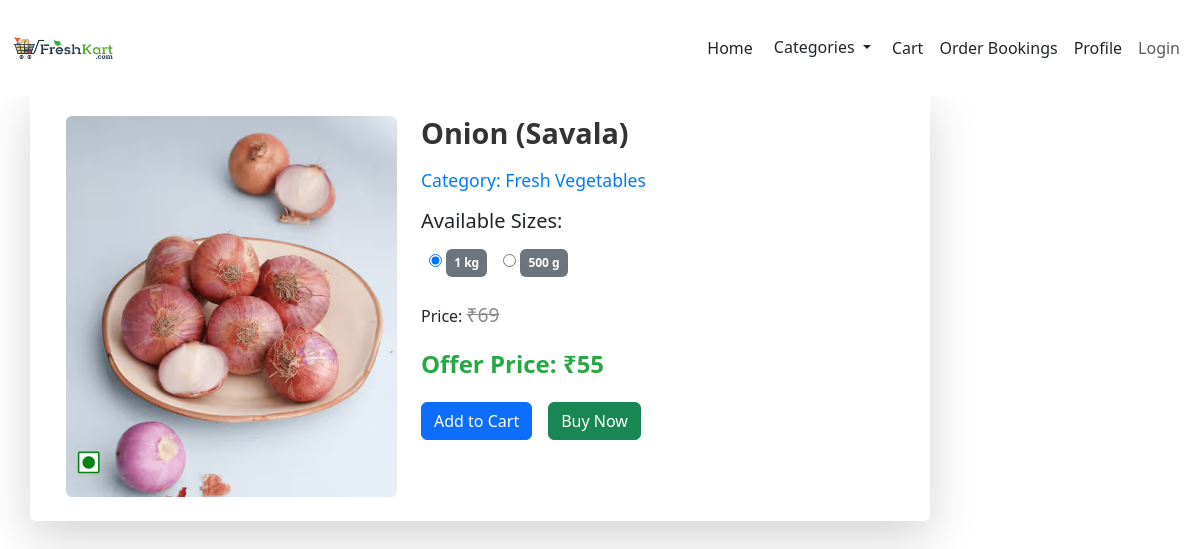
Page /viewpro/2 on the committed database.
### store/models.py (models this page shows, shortened)
class Product(models.Model):
    pid=models.TextField()
    name=models.TextField()
    des=models.TextField()
    category=models.ForeignKey(Category,on_delete=models.CASCADE)
    img=models.FileField()

class Category(models.Model):
    category=models.TextField()

class Details(models.Model):
    product=models.ForeignKey(Product,on_delete=models.CASCADE)
    weight=models.TextField()
    price=models.IntegerField()
    off_price=models.IntegerField()
    stock=models.IntegerField()
    discount = models.DecimalField(max_digits=5, decimal_places=2, default=0.00)

### store/views.py (the view)
# urls.py: path('viewpro/<pid>',views.view_pro),
def view_pro(req,pid):
        data=Product.objects.get(pk=pid)
        data1=Details.objects.filter(product=pid)
        data2=Details.objects.get(product=pid,pk=data1[0].pk)
        cat=Category.objects.all()
        if req.GET.get('dis'):
                dis=req.GET.get('dis')
                data2=Details.objects.get(product=pid,pk=dis)
        return render(req,'user/view_product.html',{'data':data,'data1':data1,'data2':data2,'cat':cat})

### template/user/view_product.html (shortened to what this page needs)
<!DOCTYPE html>
<html lang="en">
<head>
  {% load static %}
  <link rel="stylesheet" href="{% static 'css/view_product.css' %}">
  <link href="https://cdn.jsdelivr.net/npm/bootstrap@5.3.3/dist/css/bootstrap.min.css" rel="stylesheet">
    <link rel="stylesheet" href="https://cdnjs.cloudflare.com/ajax/libs/font-awesome/6.7.2/css/all.min.css" />
</head>
<body>
  <nav class="  navbar navbar-expand-sm bg-white navbar-white fixed-top ">
    <div class="container-fluid">
      <a href="shop_home"><img src="{% static 'images/logo.jpg' %}" alt="Logo" class="img-fluid" style="height: 80px; width: auto;"></a><br>
      <div class="collapse navbar-collapse justify-content-end " id="collapsibleNavbar">
        <ul class="navbar-nav">
          <li class="nav-item">
            <a class="nav-link  active text-dark" href="../">Home</a>
          </li>
          <li>
            <div class="dropdown">
                <button type="button" class="btn btn-white text-dark btt-1 dropdown-toggle" data-bs-toggle="dropdown">
                    Categories
                </button>
            </div>
        </li>
          <li class="nav-item ">
            <a class="nav-link text-dark " href="cart">Cart</a>
          </li>
          <li class="nav-item  ">
            <a class="nav-link text-dark" href="user_book">Order Bookings</a>
          </li>
          <li class="nav-item  ">
            <a class="nav-link text-dark" href="../Address">Profile</a>
          </li>
          {% if user.is_authenticated %}
            <li class="nav-item"><a class="nav-link" href="logout">Logout</a></li>
          {% else %}
            <li class="nav-item"><a class="nav-link" href="login">Login</a></li>
          {% endif %}
        </ul>
      </div>
    </div>
  </nav>
    <div class="container mt-5" style="border-top-width: 44px;border-top-style: solid;">
      <div class="product-container row bg-white p-4 rounded shadow-lg">
          <div class="col-md-5 text-center">
              <img src="{{data.img.url}}" alt="Product Image" class="img-fluid rounded">
          </div>
          <div class="col-md-7">
              <h2 class="product-name">{{data.name}}</h2>
              <p class="product-category">Category: {{data.category.category}}</p>
              <h5>Available Sizes:</h5>
              <div class="d-flex flex-wrap">
                  {% for j in data1 %}
                  <label class="m-2">
                      <input type="radio" onchange="get_correct_price('{{j.pk}}')" name="select" {% if data2.pk == j.pk %} checked {%endif %}>
                      <span class="badge bg-secondary p-2">{{j.weight}}</span>
                  </label>
                  {% endfor %}
              </div>
              <p class="product-price mt-3">Price: <span class="original-price">₹{{data2.price}}</span></p>
              <p class="offer-price">Offer Price: <span>₹{{data2.off_price}}</span></p>
              {% if data2.stock > 0 %}
              <div class="button-container d-flex gap-3">
                  <a href="../add_to_cart/{{data2.pk}}" class="text-decoration-none">
                      <button class="add-to-cart w-100 btn btn-primary">Add to Cart</button>
                  </a>
                  <a href="../buynow/{{data2.pk}}" class="text-decoration-none">
                      <button class="buy-now w-100 btn btn-success">Buy Now</button>
                  </a>
              </div>
              {% endif %}
          </div>
      </div>
    </div>
  </body>
</html>

### static/css/view_product.css (style rules this page uses)
.product-container { max-width: 900px; margin: 40px auto; padding: 20px; border-radius: 10px; background: #fff; box-shadow: 0 0 10px rgba(0, 0, 0, 0.1); }
.product-name { font-size: 1.8rem; font-weight: bold; color: #333; }
.product-category { font-size: 1.1rem; font-weight: 500; color: #007bff; }
.offer-price { font-size: 1.5rem; font-weight: bold; color: #28a745; }
.original-price { text-decoration: line-through; color: #888; font-size: 1.2rem; }
.button-container { margin-top: 20px; }
.add-to-cart, .buy-now { padding: 10px 20px; border: none; font-size: 1rem; border-radius: 5px; cursor: pointer; transition: 0.3s; }
.add-to-cart { background: #ffc107; color: black; }
.buy-now { background: #007bff; color: white; }

### rows in the picture
Product: img (picture), name "Onion (Savala)", category.category "Fresh Vegetables"
Details: select "☑ 1 kg", weight "1 kg", price "69", off_price "55"
Details: select "☐ 500 g", weight "500 g"
